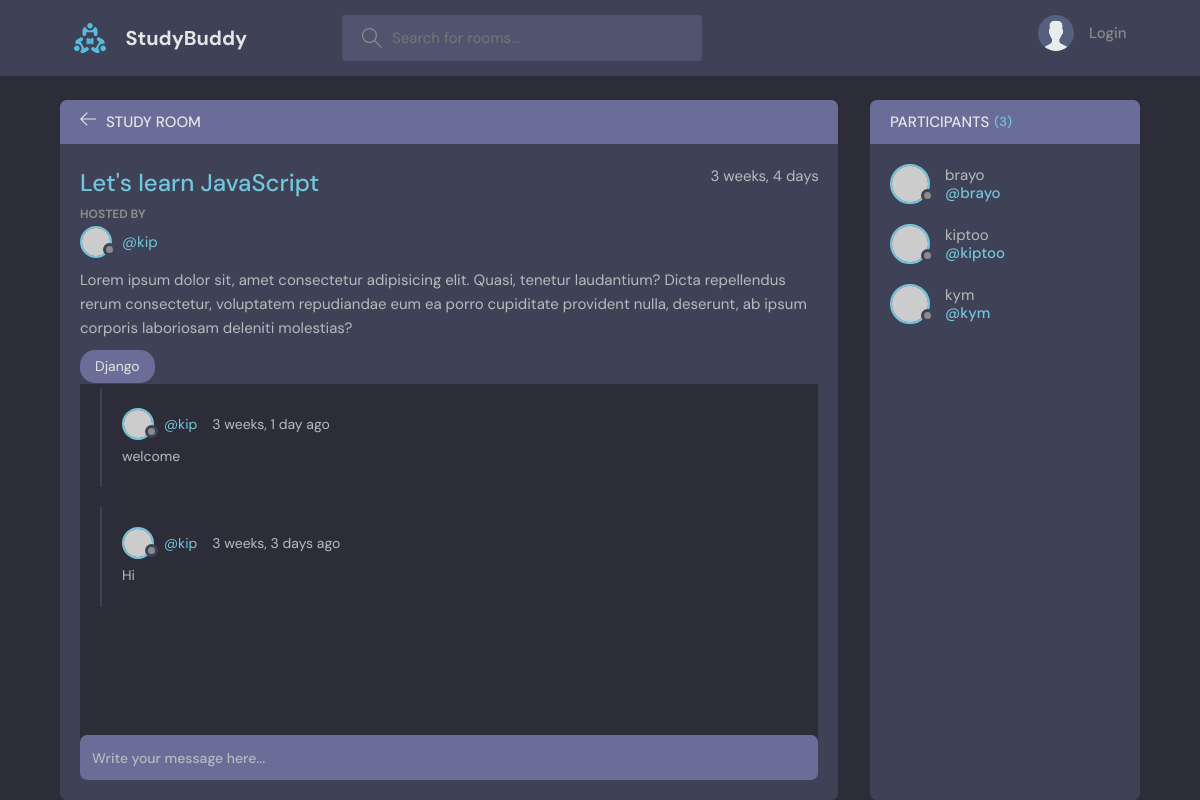
The page /room/1/ on the database its author committed.
### base/models.py (models this page shows, shortened)
class Room(models.Model):
    host=models.ForeignKey(User,on_delete=models.SET_NULL,null=True)
    topic=models.ForeignKey(Topic,on_delete=models.SET_NULL,null=True)
    name=models.CharField(max_length=200)
    description=models.TextField(null=True, blank=True)
    participants=models.ManyToManyField(User,related_name='participants',blank=True)
    updated=models.DateTimeField(auto_now=True)
    created=models.DateTimeField(auto_now_add=True)
    class Meta:
        ordering=['-updated','-created']

class Topic(models.Model):
    name=models.CharField(max_length=200)
    def __str__(self):
        return self.name

class Message(models.Model):
    user=models.ForeignKey(User,on_delete=models.CASCADE)
    room=models.ForeignKey(Room,on_delete=models.CASCADE)
    body=models.TextField()
    updated=models.DateTimeField(auto_now=True)
    created=models.DateTimeField(auto_now_add=True)
    class Meta:
       ordering=['-updated','-created']

### base/views.py (the view, shortened to what this page needs)
# urls.py: path('room/<str:pk>/',views.room,name="room"),
def room(request,pk):
    room=Room.objects.get(id=pk)
    room_messages=room.message_set.all()
    participants=room.participants.all()
    context={'room':room,'room_messages':room_messages,'participants':participants}
    return render(request,'base/room.html',context)

### base/templates/base/room.html (shortened to what this page needs)
{%extends 'main.html'%}
{% block content %}
    <main class="profile-page layout layout--2">
      <div class="container">
        <div class="room">
          <div class="room__top">
            <div class="room__topLeft">
              <a href="{% url 'home' %}">
                <svg version="1.1" xmlns="http://www.w3.org/2000/svg" width="32" height="32" viewBox="0 0 32 32">
                  <title>arrow-left</title>
                  <path
                    d="M13.723 2.286l-13.723 13.714 13.719 13.714 1.616-1.611-10.96-10.96h27.625v-2.286h-27.625l10.965-10.965-1.616-1.607z"
                  ></path>
                 </svg>
              </a>
              <h3>Study Room</h3>
            </div>
          </div>
          <div class="room__box scroll">
            <div class="room__header scroll">
              <div class="room__info">
                <h3>{{room.name}}</h3>
                <span>{{room.created|timesince}}</span>
              </div>
              <div class="room__hosted">
                <p>Hosted By</p>
                <a href="{% url 'user-profile' room.host.id %}" class="room__author">
                  <div class="avatar avatar--small">
                    <img src="https://randomuser.me/api/portraits/men/37.jpg" />
                  </div>
                  <span>@{{room.host.username}}</span>
                </a>
              </div>
              <div class="room__details">
                Lorem ipsum dolor sit, amet consectetur adipisicing elit. Quasi, tenetur laudantium? Dicta repellendus
                rerum consectetur, voluptatem repudiandae eum ea porro cupiditate provident nulla, deserunt, ab ipsum
                corporis laboriosam deleniti molestias?
              </div>
              <span class="room__topics">{{room.topic}}</span>
            </div>
            <div class="room__conversation">
              <div class="threads scroll">
                {% for message in room_messages%}
                <div class="thread">
                  <div class="thread__top">
                    <div class="thread__author">
                      <a href="{% url 'user-profile' message.user.id %}" class="thread__authorInfo">
                        <div class="avatar avatar--small">
                          <img src="https://randomuser.me/api/portraits/men/37.jpg" />
                        </div>
                        <span>@{{message.user.username}}</span>
                      </a>
                      <span class="thread__date">{{message.created|timesince}} ago</span>
                    </div>
                  </div>
                  <div class="thread__details">
                  {{message.body}}
                  </div>
                </div>
               {% endfor %}
              </div>
            </div>
          </div>
          <div class="room__message">
            <form action="" method="post">
              <input name="body" placeholder="Write your message here..." /></form>
          </div>
        </div>
        <div class="participants">
          <h3 class="participants__top">Participants <span>({{participants.count}})</span></h3>
          <div class="participants__list scroll">
            {%for user in participants%}
            <a href="{% url 'user-profile' user.id %}" class="participant">
              <div class="avatar avatar--medium">
                <img src="https://randomuser.me/api/portraits/men/37.jpg" />
              </div>
              <p>
                {{user.username}}
                <span>@{{user.username}}</span>
              </p>
            </a>
            {%endfor%}
          </div>
        </div>
      </div>
    </main>
    {% endblock content %}

### rows shown on the page
Room: name "Let's learn JavaScript", created "3 weeks, 4 days", host.username "kip", topic "Django"
Message: user.username "kip", created "3 weeks, 1 day", body "welcome"
Message: user.username "kip", created "3 weeks, 3 days", body "Hi"

### other values the page prints
{{ participants.count }} "3"
{{ user.username }} "brayo"
{{ user.username }} "kiptoo"
{{ user.username }} "kym"
